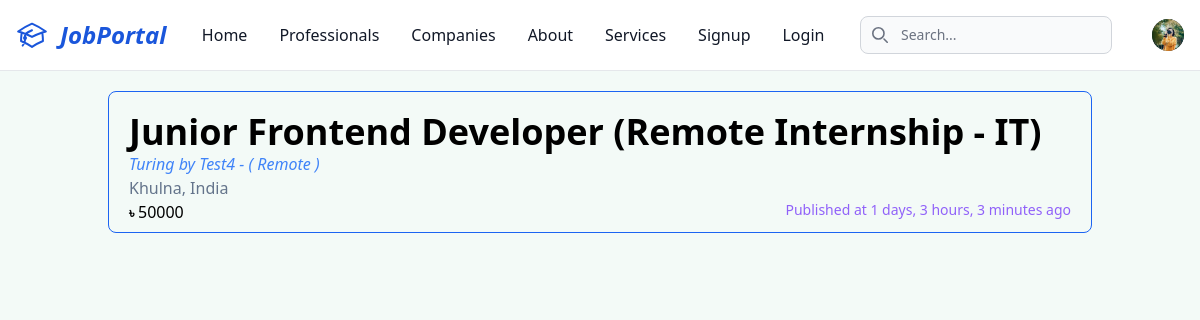
The page / on the database its author committed.
### core/models.py (models this page shows, shortened)
class JobPost(models.Model):
    jobs = (
        ('Onsite', 'Onsite'),
        ('Hybrid', 'Hybrid'),
        ('Remote', 'Remote'),
    )
    id = models.UUIDField(primary_key=True, default=uuid.uuid4, unique=True, editable=False)
    recruiter = models.ForeignKey(Recruiter, on_delete=models.CASCADE)
    position = models.CharField(max_length=150)
    about_this_job = models.TextField()
    job_responsibilities = models.TextField()
    job_requirements = models.TextField()
    salary = models.IntegerField()
    location = models.TextField()
    skills_required = models.ManyToManyField(Skill)
    job_type = models.CharField(max_length=20, choices = jobs, default='Onsite')
    deadline = models.DateTimeField(null=True)
    created_at = models.DateTimeField(auto_now_add=True)
    updated_at = models.DateTimeField(auto_now=True)
    class Meta:
        db_table = "JobPost"
        verbose_name = _('JobPost')
        verbose_name_plural = _('JobPosts')

class Recruiter(models.Model):
    id = models.UUIDField(primary_key=True, default=uuid.uuid4, unique=True, editable=False)
    user = models.OneToOneField(CustomUser, on_delete=models.CASCADE)
    company_name = models.CharField(max_length=150, verbose_name=_('Company Name'))
    company_address = models.TextField(verbose_name=_('Company Address'))
    company_about = models.TextField(verbose_name=_('About Company'))
    company_logo = models.ImageField(upload_to=company_image_upload_path, verbose_name=_('Company Logo'))
    company_cover_photo = models.ImageField(upload_to=company_cover_image_upload_path, verbose_name=_('Company Cover Photo'), null=True)
    total_employees = models.IntegerField(default=0)
    website = models.URLField(null=True)
    main_services = models.CharField(max_length=150, null=True)
    created_at = models.DateTimeField(auto_now_add=True)
    updated_at = models.DateTimeField(auto_now=True)
    class Meta:
        db_table = "Recruiter"
        verbose_name = _('Recruiter')
        verbose_name_plural = _('Recruiters')

### core/views.py (the view)
# urls.py: path('', home, name='home'),
def home(request):
    jobs = JobPost.objects.all()
    return render(request, 'core/home.html', {'jobs': jobs})

### core/templatetags/custom_filters.py (called while the page is built)
@register.filter
def calculate_days_hours_since(value):
    print(value)
    if value:
        now = timezone.now()  # Use timezone.now() to ensure a timezone-aware datetime
        duration = now - value
        days = duration.days
        hours = duration.seconds // 3600
        minutes = (duration.seconds % 3600) // 60
        return f"{days} days, {hours} hours, {minutes} minutes ago"
    return ""

### templates/core/home.html (shortened to what this page needs)
{% extends "_base.html" %}
{% load custom_filters %}
{% block content %}
    {% if jobs %}
        {% for job in jobs %}
            <a href="{% url 'details_job' job.id %}" class="">
                <div class="border border-blue-600 m-5 px-5 pt-5 pb-2 rounded-lg hover:bg-blue-200"  data-tooltip-target="tooltip-animation-job-{{job.id}}">
                    <h1 class="lg:text-4xl text-2xl font-bold">{{ job.position }}</h1>
                    <p class="text-blue-500 italic">{{ job.recruiter.company_name }} - ( {{ job.job_type }} )</p>
                    <p class="text-slate-500">{{ job.location }}</p>
                    <div class="flex justify-between align-bottom">
                        <p><strong class="font-extrabold text-sm">৳&nbsp;</strong>{{ job.salary }}</p>
                        {% if job.created_at %}
                            <p class="text-purple-500 text-[.7rem] lg:text-sm text-right">Published at {{ job.created_at|calculate_days_hours_since }}</p>
                        {% endif %}
                    </div>
                </div>
            </a>
        {% endfor %}
    {% endif %}
{% endblock content %}

### rows shown on the page
JobPost: position "Junior Frontend Developer (Remote Internship - IT)", recruiter.company_name "Turing by Test4", job_type "Remote", location "Khulna, India", salary "50000", created_at|calculate_days_hours_since "1 days, 3 hours, 3 minutes ago"
